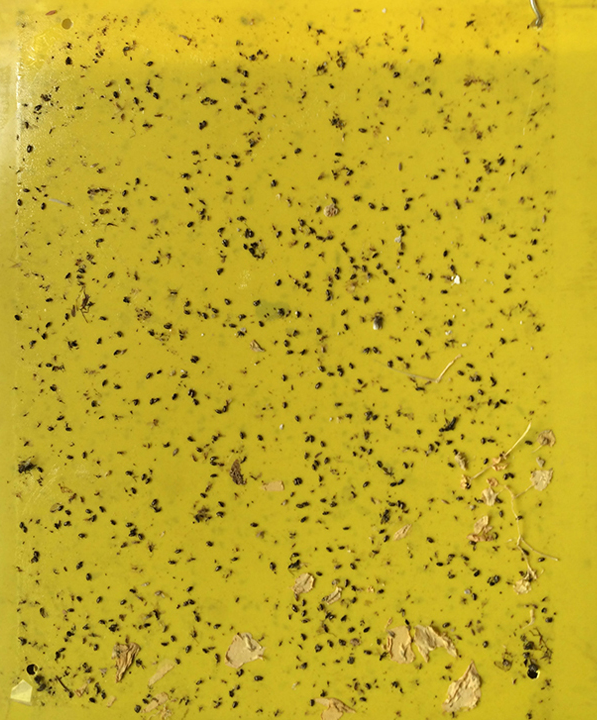
#> input picture picture/ttt.png, 597 x 720 px
$ python Count.py
#> lines starting #> are read from the running program, lines starting #| are printed output that depends on the picture; after the words box and inside, x2 and y2 are one past the last pixel; in counts of white or black regions, pixels touching at a corner belong together
# coding=utf-8
# 先读图，然后二值化,通过找轮廓来进行计数

import cv2
import numpy as np
from matplotlib import pyplot as plt

origin = cv2.imread('picture/ttt.png')
#> origin is the input picture: shape (720, 597, 3); mean B, G, R 39.2, 170.2, 193.2
RiceImg = cv2.imread('picture/ttt.png', 0)
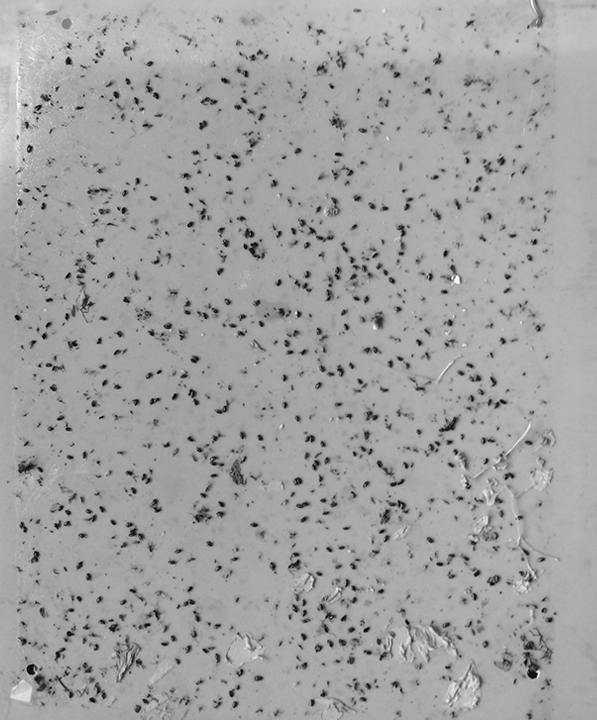
#> RiceImg: shape (720, 597); min 0, max 254, mean 161.6

blur = cv2.GaussianBlur(RiceImg, (5, 5), 0)

# 大津法二值化：此处可以用原理代码来巴拉巴拉一大段
ret, otsu = cv2.threshold(blur, 0, 255, cv2.THRESH_BINARY + cv2.THRESH_OTSU)
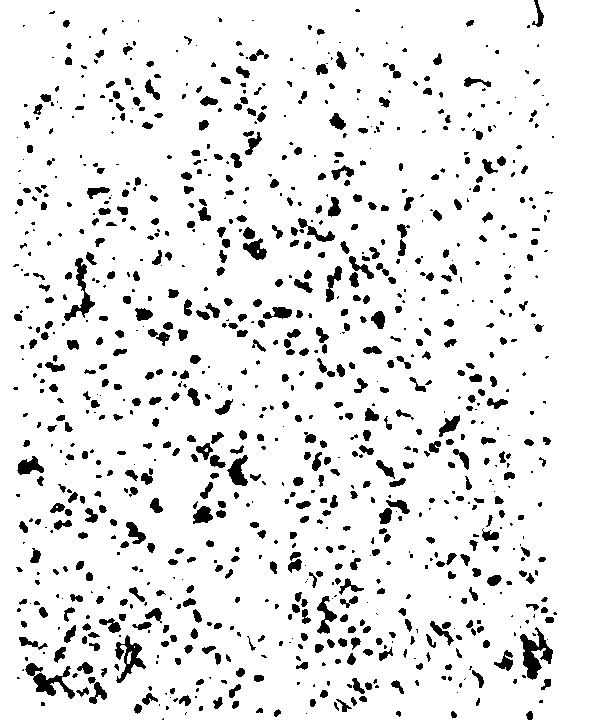
#> otsu: shape (720, 597); 91.1% white; 993 black regions (444 under 20 px)
#> ret = 136
# 输出阈值
print (ret)
#| 136.0

# 找轮廓
contours = cv2.findContours(otsu, cv2.RETR_TREE, cv2.CHAIN_APPROX_SIMPLE)
#> contours = 1030 contours, 371 with area under 20; largest, box (x1, y1, x2, y2) and area: (0, 0, 597, 720) 428300, (519, 626, 554, 681) 868, (114, 634, 147, 684) 685, (63, 257, 96, 322) 638, (32, 665, 76, 700) 598
num = len(contours[1])
#> num = 1
print (num)
#| 1
# 画轮廓
#> (the run stopped early here; a loop or call above may not have finished)
